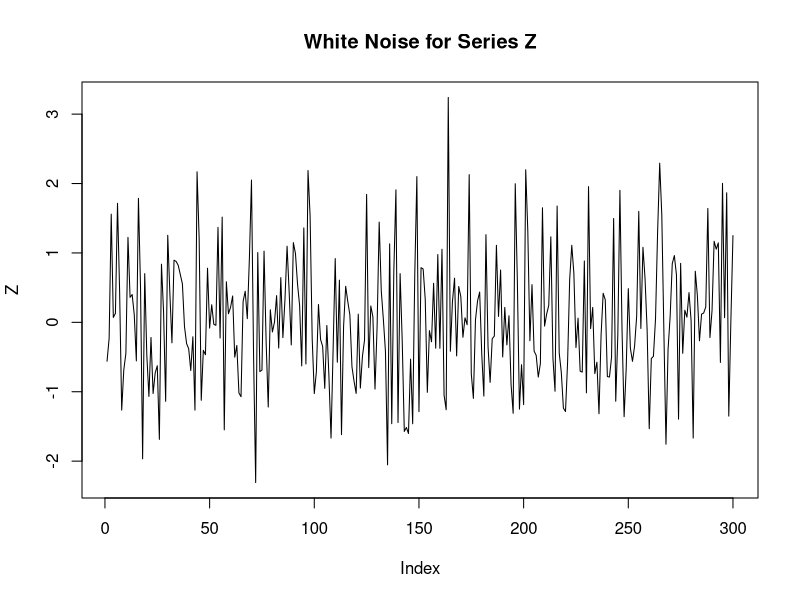
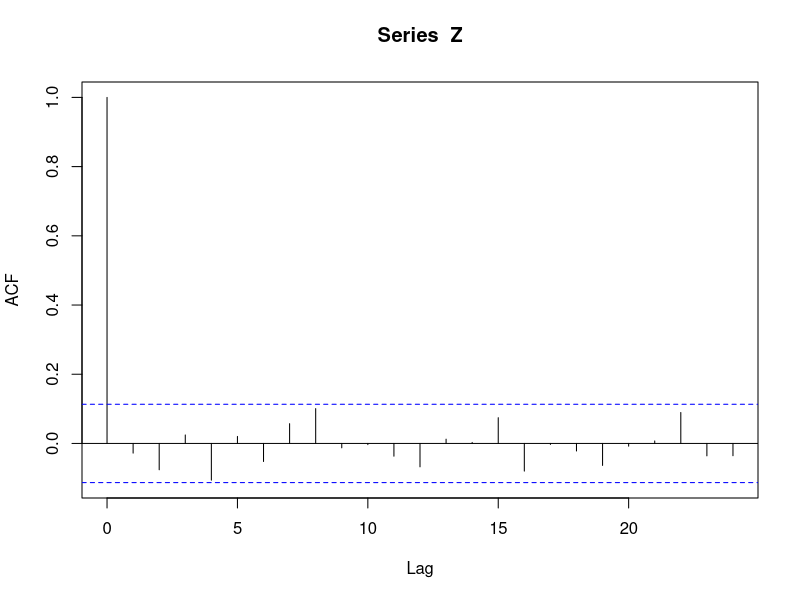
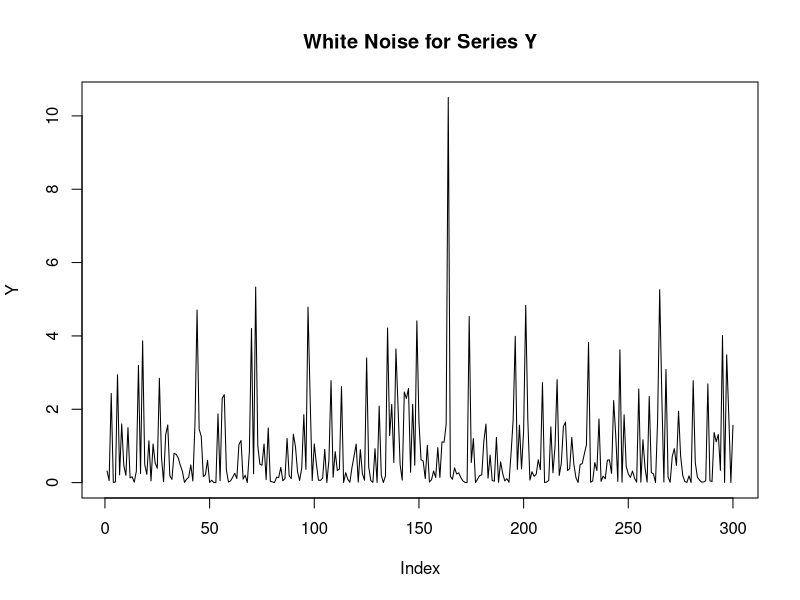
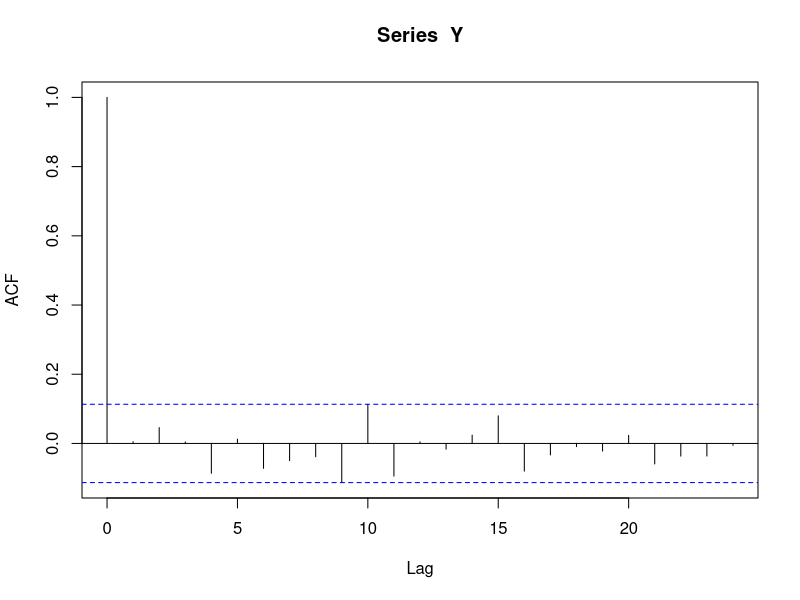

Reproduce these figures in R, in order.
## ---- chunk 1
polyroot(c(1,-2))
polyroot(c(1,-0.45,-0.05))
## ---- chunk 2
set.seed(123)
Z = rnorm(300)
plot(Z, type = 'l', main = "White Noise for Series Z")
acf(Z)
## ---- chunk 3
set.seed(123)
Z = rnorm(300)
Y = Z^2
plot(Y, type = 'l', main = "White Noise for Series Y")
acf(Y)

Box.test(Y, type="Ljung-Box")
